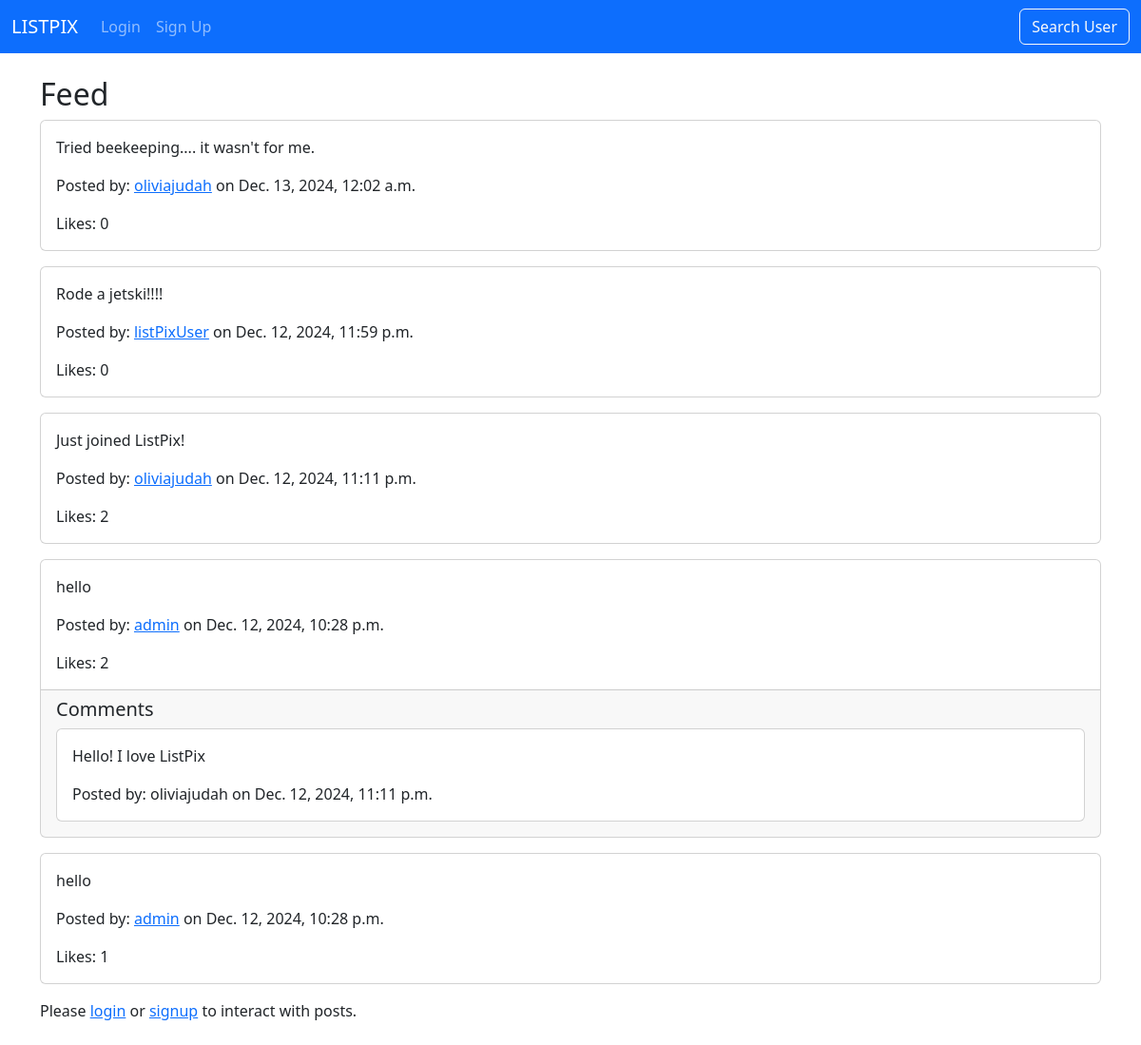
Before: /feed/ with the older database file.
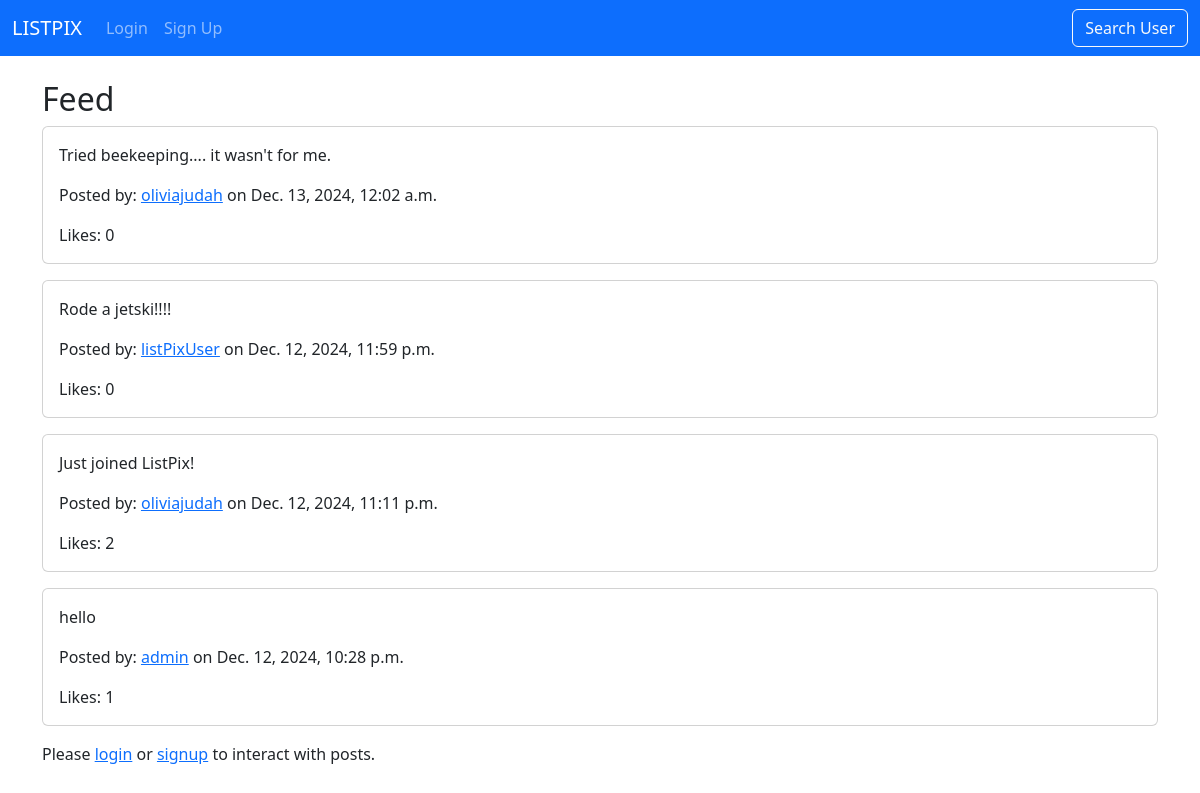
After: the same page with the newer database file.
### users/models.py (models this page shows, shortened)
class Post(models.Model):
    content = models.CharField(max_length=1000)
    user = models.ForeignKey(User, on_delete=models.CASCADE, related_name='posts')
    image = models.ImageField(null = True, blank = True, upload_to='post_images', height_field=None, width_field=None, max_length=None)
    created_at = models.DateTimeField(auto_now_add=True)
    updated_at = models.DateTimeField(auto_now=True)
    task = models.ForeignKey('BucketListItem', on_delete=models.SET_NULL, null=True, blank=True)

class Comment(models.Model):
    content = models.TextField()
    user = models.ForeignKey(User, on_delete=models.CASCADE, related_name='comments')
    post = models.ForeignKey('Post', on_delete=models.CASCADE, related_name='comments')
    created_at = models.DateTimeField(auto_now_add=True)
    updated_at = models.DateTimeField(auto_now=True)

### users/views.py (the view)
# urls.py: path('feed/', views.feed, name='feed'),
def feed(request):
    posts = Post.objects.select_related('task', 'user').prefetch_related('comments', 'likes').all().order_by('-created_at')
    if request.user.is_authenticated:
        current_user = request.user
        likes = Like.objects.filter(user=current_user).values_list('post_id', flat=True)
        return render(request, 'users/feed.html', {'posts': posts, 'likes' : likes})
    else:
        return render(request, 'users/guest_feed.html', {'posts': posts})

### users/templates/users/guest_feed.html (shortened to what this page needs)
{% extends 'users/base.html' %}
{% block content %}
  <h2>Feed</h2>
  {% for post in posts %}
    <div class="card mb-3">
      <div class="card-body">
        <p class="card-text">{{ post.content }}</p>
        <p class="card-text">
          Posted by: <a href="{% url 'guest_profile' post.user.username %}">{{ post.user.username }}</a> on {{ post.created_at }}
        </p>
        <p class="card-text">Likes: {{ post.likes.count }}</p>
      </div>
      {% if post.comments.exists %}
        <div class="card-footer">
          <h5>Comments</h5>
          {% for comment in post.comments.all %}
            <div class="card mb-2">
              <div class="card-body">
                <p class="card-text">{{ comment.content }}</p>
                <p class="card-text">Posted by: {{ comment.user.username }} on {{ comment.created_at }}</p>
              </div>
            </div>
          {% endfor %}
        </div>
      {% endif %}
    </div>
  {% endfor %}
  <p>
    Please <a href="{% url 'login' %}">login</a> or <a href="{% url 'signup' %}">signup</a> to interact with posts.
  </p>
{% endblock %}

Changed rows visible on the page:
removed Post: content "hello", user.username "admin", created_at "Dec. 12, 2024, 10:28 p.m.", likes.count "2"
removed Comment: content "Hello! I love ListPix", user.username "oliviajudah", created_at "Dec. 12, 2024, 11:11 p.m."
